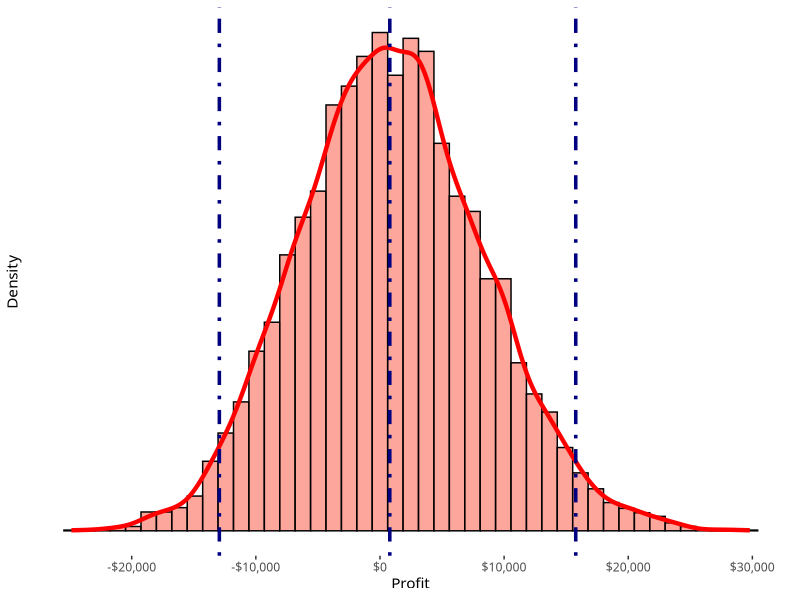
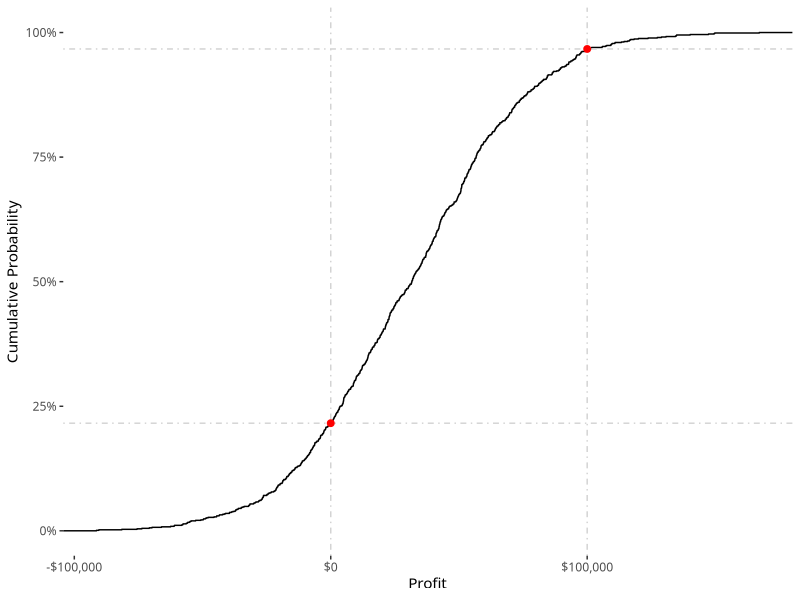

The R script that drew these images, in order:
## ---- chunk 1
knitr::opts_chunk$set(echo = FALSE)
## ---- chunk 2
library(tidyverse)
library(ggthemes)

# ggplot theme
old <- theme_set(theme_tufte() + theme(text = element_text(family = 'Menlo')))
options(scipen = 99)
## ---- chunk 3
# profit forecast function
forecast_profit <- function() {
    
    # number of leads
    L <- runif(n = 1, min = 3000, max = 4000)
    
    # conversion rate
    R <- rnorm(n = 1, mean = .04, sd = .005)
    
    # average profit margin per sale
    M <- runif(n = 1, min = 350, max = 400)
    
    # average cost per lead
    Cpl <- runif(n = 1, min = 8, max = 10)
    
    # fixed overhead
    H <- 20e3
    
    # return profit
    (L * R * M) - (L * Cpl + H)
}

# run simulation 
set.seed(1212)
nn = 10e3
daily <- tibble(ind = 1:nn, profit = replicate(nn, forecast_profit()))
## ---- chunk 4
# view outcome distribution
daily %>% 
    ggplot(aes(profit)) +
    geom_histogram(aes(y = ..density..), 
                   col = "black", fill = "salmon", alpha = .7, bins = 45) + 
    geom_density(col = "red", size = 1.5) +
    geom_vline(xintercept = quantile(daily$profit, c(0.025, 0.5, 0.975)), 
               lty = 4, col = "navyblue", size = 1.2) + 
    scale_x_continuous(labels = scales::dollar) +
    theme(axis.text.y = element_blank(), axis.ticks.y = element_blank()) +
    labs(x = "Profit", y = "Density")
## ---- chunk 5
# forecast monthly goal and risk
forecast_monthly <- function(df, n = 1000, goal = 100e3) {
  
  # we draw samples from our daily forecast 
  res <- replicate(n, sum(sample(df$profit, 30)))
  
  # likelihood that we exceed our profit goal
  p1 <- length(which(res >= goal)) / n
  
  # likelihood that we do not make profit (incur loss)
  p2 <- length(which(res < 0)) / n
  
  return(
    list(
      df = tibble(ind = 1:n, profit = res),
      goal = goal,
      profit_prob = p1,
      loss_prob = p2
    ))
  
}
## ---- chunk 6
daily <- tibble(ind = 1:nn, profit = replicate(nn, forecast_profit()))
## ---- chunk 7
monthly <- forecast_monthly(daily)
sprintf("Probability of hitting goal is %s", scales::percent(monthly$profit_prob))
sprintf("Probability of incurring losses is %s", scales::percent(monthly$loss_prob))
## ---- chunk 8
# plot cumulative probability
plot_cumulative <- function(daily, ...) {
  monthly <- forecast_monthly(daily, ...)
  monthly$df %>% 
    ggplot(aes(profit)) + 
    stat_ecdf() + 
    geom_vline(xintercept = c(0, monthly$goal), lty = 4, col = "lightgray") +
    geom_hline(yintercept = c(1 - monthly$profit_prob, monthly$loss_prob), lty = 4, col = "lightgray") +
    annotate(x = c(monthly$goal, 0), 
             y = c(1 - monthly$profit_prob, monthly$loss_prob), 
             geom = "point", col = "red", size = 2) +
    scale_x_continuous(labels = scales::dollar) +
    scale_y_continuous(labels = scales::percent) + 
    labs(x = "Profit", y = "Cumulative Probability")
}
plot_cumulative(daily)
## ---- chunk 9
# assume the true parameter (conversion) is some cubic function
x <- seq(8, 10, by = .1)
y = 9.46 - 3.206667 * x + 0.36 * x ^ 2 - 0.01333333 * x ^ 3

# bind to data frame
cc <- tibble(x, y) %>% 
    distinct() %>% 
    arrange(x) %>% 
    rename(cost_per_lead = x, conversion = y)

# if we take linear regression for curve fitting
fit <- lm(y ~ x, data = cc)
## ---- chunk 10
# update profit function
update_forecast <- function() {
    
    # number of leads
    L <- runif(n = 1, min = 3000, max = 4000)
    
    # average profit margin per sale
    M <- runif(n = 1, min = 350, max = 400)
    
    # average cost per lead
    Cpl <- runif(n = 1, min = 8, max = 10)
    
    # conversion rate
    #R <- 9.46 - 3.206667 * Cpl + 0.36 * Cpl ^ 2 - 0.01333333 * Cpl ^ 3
    R <- predict(fit, newdata = data.frame(x = Cpl))
    
    # fixed overhead
    H <- 20e3
    
    # return profit
    (L * R * M) - (L * Cpl + H)
}
# remember to update function name
daily <- tibble(ind = 1:nn, profit = replicate(nn, update_forecast()))
## ---- chunk 11

## ---- chunk 12
# add variation to leads and overhead
sens_forecast <- function() {
    
    # number of leads
    L <- runif(n = 1, min = 3000, max = 4000) * runif(1, min = 1.15, max = 1.25)
    
    # average profit margin per sale
    M <- runif(n = 1, min = 350, max = 400)
    
    # average cost per lead
    Cpl <- runif(n = 1, min = 8, max = 10)
    
    # conversion rate
    #R <- 9.46 - 3.206667 * Cpl + 0.36 * Cpl ^ 2 - 0.01333333 * Cpl ^ 3
    R <- predict(fit, newdata = data.frame(x = Cpl))
    
    # fixed overhead
    H <- 20e3 * runif(1, min = 1.25, max = 1.30)
    
    # return profit
    (L * R * M) - (L * Cpl + H)
}
# 
daily <- tibble(ind = 1:nn, profit = replicate(nn, sens_forecast()))
## ---- chunk 13

## ---- chunk 14
# profit forecast function
reduce_risk <- function(max) {
    
    # number of leads
    L <- runif(n = 1, min = 3000, max = 4000)
    
    # conversion rate
    R <- rnorm(n = 1, mean = .04, sd = .005)
    
    # average profit margin per sale
    M <- runif(n = 1, min = 350, max = 400)
    
    # fixed overhead
    H <- 20e3
    
    # we need to vary this
    Cpl <- runif(n = 1, min = 8, max = max)
    
    # return profit
    (L * R * M) - (L * Cpl + H)
}

# grid linear search
cpl <- seq(8.1, 9.9, by = 0.05)

#-- we increase the number of trials here **
opt <- purrr::map_lgl(cpl, ~ {
  d = replicate(nn * 2, reduce_risk(.x))
  m = forecast_monthly(data.frame(profit = d), nn * 2)
  m$loss_prob > 0.05
}) %>% set_names(cpl)

# the first occurance of 'true'
sprintf("Maximum cost per lead allowed to reduce risk down to 0.05 is $%s", names(which.max(opt) - 1))
